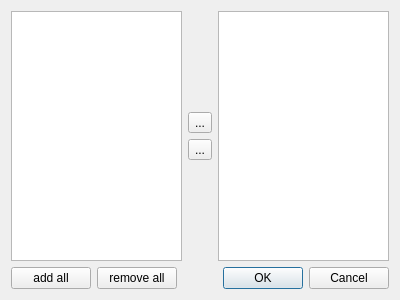
<?xml version="1.0" encoding="UTF-8"?>
<ui version="4.0">
 <class>DialogCsv</class>
 <widget class="QDialog" name="DialogCsv">
  <property name="geometry">
   <rect>
    <x>0</x>
    <y>0</y>
    <width>400</width>
    <height>300</height>
   </rect>
  </property>
  <property name="windowTitle">
   <string>Dialog</string>
  </property>
  <layout class="QVBoxLayout" name="verticalLayout_2">
   <item>
    <layout class="QHBoxLayout" name="horizontalLayout_2">
     <item>
      <widget class="MyTreeView" name="listWidget">
       <property name="dragEnabled">
        <bool>true</bool>
       </property>
       <property name="dragDropMode">
        <enum>QAbstractItemView::DragOnly</enum>
       </property>
       <property name="alternatingRowColors">
        <bool>false</bool>
       </property>
       <property name="selectionMode">
        <enum>QAbstractItemView::ExtendedSelection</enum>
       </property>
       <property name="selectionBehavior">
        <enum>QAbstractItemView::SelectItems</enum>
       </property>
      </widget>
     </item>
     <item>
      <layout class="QVBoxLayout" name="verticalLayout">
       <item>
        <spacer name="verticalSpacer">
         <property name="orientation">
          <enum>Qt::Vertical</enum>
         </property>
         <property name="sizeHint" stdset="0">
          <size>
           <width>20</width>
           <height>40</height>
          </size>
         </property>
        </spacer>
       </item>
       <item>
        <widget class="QToolButton" name="rightButton">
         <property name="text">
          <string>...</string>
         </property>
         <property name="icon">
          <iconset resource="../icones.qrc">
           <normaloff>:/icones/rightarrow.png</normaloff>:/icones/rightarrow.png</iconset>
         </property>
        </widget>
       </item>
       <item>
        <widget class="QToolButton" name="leftButton">
         <property name="text">
          <string>...</string>
         </property>
         <property name="icon">
          <iconset resource="../icones.qrc">
           <normaloff>:/icones/leftarrow.png</normaloff>:/icones/leftarrow.png</iconset>
         </property>
        </widget>
       </item>
       <item>
        <spacer name="verticalSpacer_2">
         <property name="orientation">
          <enum>Qt::Vertical</enum>
         </property>
         <property name="sizeHint" stdset="0">
          <size>
           <width>20</width>
           <height>40</height>
          </size>
         </property>
        </spacer>
       </item>
      </layout>
     </item>
     <item>
      <widget class="ProjectListWidget" name="listWidget_2">
       <property name="acceptDrops">
        <bool>true</bool>
       </property>
       <property name="dragDropMode">
        <enum>QAbstractItemView::DragDrop</enum>
       </property>
       <property name="selectionMode">
        <enum>QAbstractItemView::ExtendedSelection</enum>
       </property>
      </widget>
     </item>
    </layout>
   </item>
   <item>
    <layout class="QHBoxLayout" name="horizontalLayout">
     <item>
      <widget class="QPushButton" name="add_all">
       <property name="text">
        <string>add all</string>
       </property>
      </widget>
     </item>
     <item>
      <widget class="QPushButton" name="remove_all">
       <property name="text">
        <string>remove all</string>
       </property>
      </widget>
     </item>
     <item>
      <spacer name="horizontalSpacer_2">
       <property name="orientation">
        <enum>Qt::Horizontal</enum>
       </property>
       <property name="sizeHint" stdset="0">
        <size>
         <width>40</width>
         <height>20</height>
        </size>
       </property>
      </spacer>
     </item>
     <item>
      <widget class="QDialogButtonBox" name="buttonBox">
       <property name="orientation">
        <enum>Qt::Horizontal</enum>
       </property>
       <property name="standardButtons">
        <set>QDialogButtonBox::Cancel|QDialogButtonBox::Ok</set>
       </property>
      </widget>
     </item>
    </layout>
   </item>
  </layout>
 </widget>
 <customwidgets>
  <customwidget>
   <class>ProjectListWidget</class>
   <extends>QListWidget</extends>
   <header location="global">projectlistwidget.h</header>
  </customwidget>
  <customwidget>
   <class>MyTreeView</class>
   <extends>QTreeView</extends>
   <header location="global">mytreeview.h</header>
  </customwidget>
 </customwidgets>
 <resources>
  <include location="../icones.qrc"/>
 </resources>
 <connections>
  <connection>
   <sender>buttonBox</sender>
   <signal>accepted()</signal>
   <receiver>DialogCsv</receiver>
   <slot>accept()</slot>
   <hints>
    <hint type="sourcelabel">
     <x>248</x>
     <y>254</y>
    </hint>
    <hint type="destinationlabel">
     <x>157</x>
     <y>274</y>
    </hint>
   </hints>
  </connection>
  <connection>
   <sender>buttonBox</sender>
   <signal>rejected()</signal>
   <receiver>DialogCsv</receiver>
   <slot>reject()</slot>
   <hints>
    <hint type="sourcelabel">
     <x>316</x>
     <y>260</y>
    </hint>
    <hint type="destinationlabel">
     <x>286</x>
     <y>274</y>
    </hint>
   </hints>
  </connection>
 </connections>
</ui>
